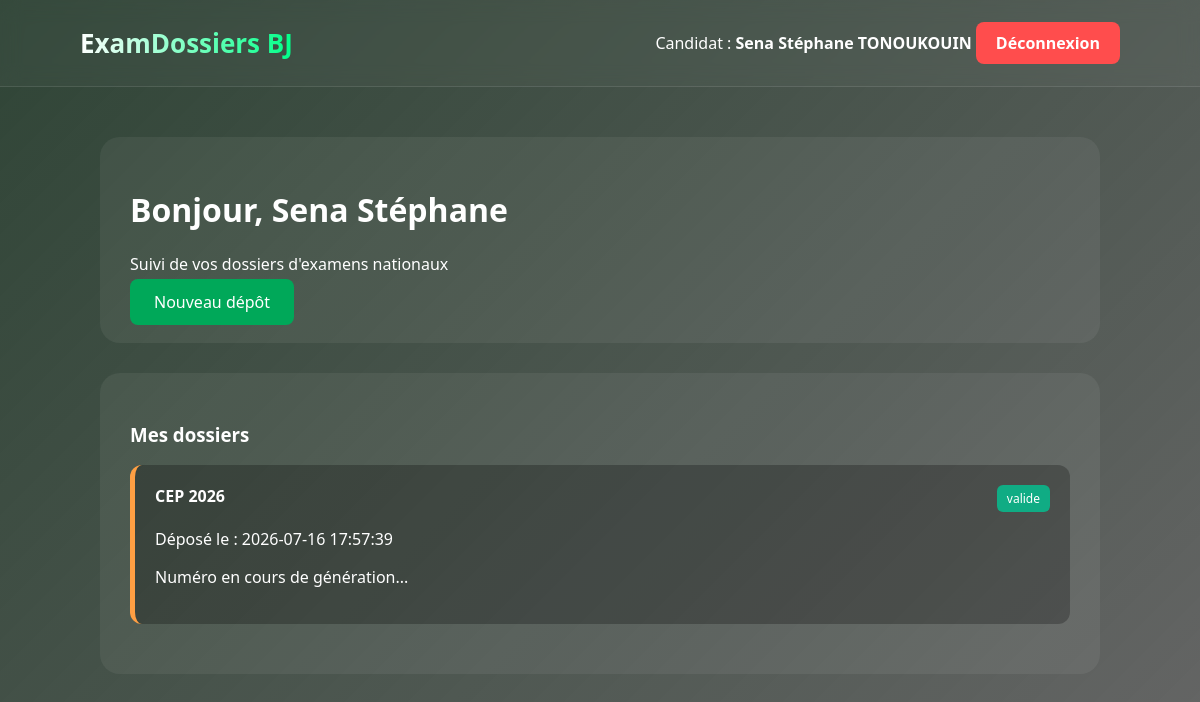
/dashboard.php (signed in), run on the app's committed database.
### tables this page shows
CREATE TABLE `dossiers` (
  `id` int(11) NOT NULL,
  `user_id` int(11) NOT NULL,
  `examen_id` int(11) NOT NULL,
  `statut` enum('en_attente','valide','rejete') DEFAULT 'en_attente',
  `motif_rejet` text DEFAULT NULL,
  `numero_table` varchar(50) DEFAULT NULL,
  `date_depot` timestamp NOT NULL DEFAULT current_timestamp()
);

CREATE TABLE `examens` (
  `id` int(11) NOT NULL,
  `libelle` varchar(50) NOT NULL,
  `annee` int(11) NOT NULL,
  `date_cloture` date NOT NULL,
  `created_at` timestamp NOT NULL DEFAULT current_timestamp()
);

### dashboard.php (the view, shortened to what this page needs)
<?php
$host = "localhost";
$db_name = "examdossiers";
$username = "root";
$password = "";
try {
    $conn = new PDO(
        "mysql:host=$host;dbname=$db_name;charset=utf8",
        $username,
        $password
    );
    $conn->setAttribute(PDO::ATTR_ERRMODE, PDO::ERRMODE_EXCEPTION);
} catch (PDOException $e) {
    die("Erreur de connexion : " . $e->getMessage());
}
$stmt_hist = $conn->prepare("
    SELECT d.id AS dossier_id, d.statut, d.motif_rejet, d.date_depot, d.numero_table,
           e.libelle, e.annee
    FROM dossiers d
    JOIN examens e ON d.examen_id = e.id
    WHERE d.user_id = :uid
    ORDER BY d.date_depot DESC
");
$stmt_hist->execute([
    ':uid' => $_SESSION['user_id']
]);
$dossiers = $stmt_hist->fetchAll(PDO::FETCH_ASSOC);
?>
<!DOCTYPE html>
<html lang="fr">
<head>
</head>
<body>
<div class="overlay">
<header>
    <div class="logo-container">
        <h2>ExamDossiers BJ</h2>
    </div>
    <nav>
        <span>
            Candidat :
            <b>
                <?php echo $_SESSION['user_prenom'] . " " . $_SESSION['user_nom']; ?>
            </b>
        </span>
        <a href="logout.php" class="logout">Déconnexion</a>
    </nav>
</header>
<div class="container">
<div class="welcome-box">
    <div>
        <h1>Bonjour, <?php echo $_SESSION['user_prenom']; ?></h1>
        <p>Suivi de vos dossiers d'examens nationaux</p>
    </div>
    <a href="depot.php" class="btn-action">Nouveau dépôt</a>
</div>
<div class="history-box">
    <h3>Mes dossiers</h3>
    <?php if (empty($dossiers)): ?>
        <p class="no-data">Aucun dossier soumis.</p>
    <?php else: ?>
        <?php foreach ($dossiers as $d): ?>
        <div class="dossier-card">
            <div style="display:flex;justify-content:space-between;">
                <b><?php echo $d['libelle'] . " " . $d['annee']; ?></b>
                <span class="status-badge <?php echo $d['statut']; ?>">
                    <?php echo $d['statut']; ?>
                </span>
            </div>
            <p>Déposé le : <?php echo $d['date_depot']; ?></p>
            <?php if ($d['statut'] == "valide"): ?>
                <?php if (!empty($d['numero_table'])): ?>
                    <div class="table-num-section">
                        <p>Numéro de table :</p>
                        <strong><?php echo $d['numero_table']; ?></strong>
                    </div>
                <?php else: ?>
                    <p>Numéro en cours de génération...</p>
                <?php endif; ?>
            <?php endif; ?>
        </div>
        <?php endforeach; ?>
    <?php endif; ?>
</div>
</div>
</div>
</body>
</html>

### dashboard.php (style rules this page uses)
body { margin: 0; padding: 0; font-family: 'Segoe UI', Arial, sans-serif; background: url('images/educ.png') center/cover no-repeat fixed; color: white; min-height: 100vh; }
.overlay { background: linear-gradient(135deg, rgba(11, 36, 19, 0.85), rgba(0, 0, 0, 0.6)); min-height: 100vh; }
header { display: flex; justify-content: space-between; align-items: center; padding: 25px 80px; background: rgba(255,255,255,0.03); backdrop-filter: blur(10px); border-bottom: 1px solid rgba(255,255,255,0.1); }
.logo-container h2 { margin: 0; font-size: 26px; font-weight: 800; background: linear-gradient(to right, #fff, #00ff88); -webkit-background-clip: text; -webkit-text-fill-color: transparent; }
.logout { background: #ff4d4d; padding: 10px 20px; color: white; text-decoration: none; border-radius: 8px; font-weight: 700; }
.container { max-width: 1000px; margin: 50px auto; padding: 0 20px; }
.welcome-box, .history-box { background: rgba(255,255,255,0.06); padding: 30px; border-radius: 20px; margin-bottom: 30px; }
.btn-action { background: #00a859; padding: 12px 24px; color: white; text-decoration: none; border-radius: 8px; }
.dossier-card { background: rgba(0,0,0,0.25); padding: 20px; margin-bottom: 20px; border-radius: 12px; border-left: 5px solid #ff9f43; }
.status-badge { padding: 5px 10px; border-radius: 6px; font-size: 12px; }
.valide { background:#10ac84; }

### data on the page
dossiers: examen.libelle "CEP", examen.annee "2026", statut "valide", date_depot "2026-07-16 17:57:39", shows "Numéro en cours de génération..."

### other printed values
$_SESSION['user_prenom'] "Sena Stéphane"
$_SESSION['user_nom'] "TONOUKOUIN"
